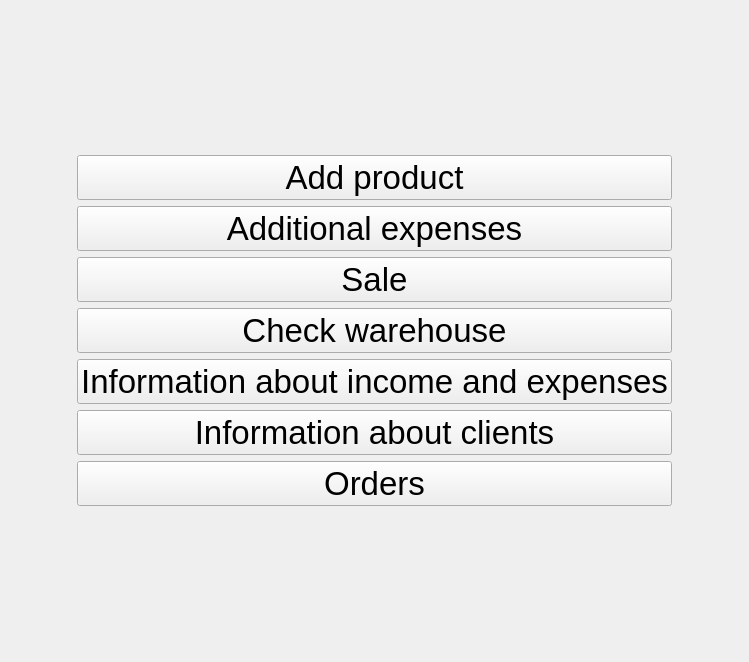
<?xml version="1.0" encoding="UTF-8"?>
<ui version="4.0">
 <class>MainWindow</class>
 <widget class="QMainWindow" name="MainWindow">
  <property name="geometry">
   <rect>
    <x>0</x>
    <y>0</y>
    <width>749</width>
    <height>662</height>
   </rect>
  </property>
  <property name="windowTitle">
   <string>MainWindow</string>
  </property>
  <widget class="QWidget" name="centralwidget">
   <layout class="QGridLayout" name="gridLayout">
    <item row="0" column="0">
     <layout class="QHBoxLayout" name="horizontalLayout">
      <item>
       <spacer name="horizontalSpacer_2">
        <property name="orientation">
         <enum>Qt::Orientation::Horizontal</enum>
        </property>
        <property name="sizeHint" stdset="0">
         <size>
          <width>40</width>
          <height>20</height>
         </size>
        </property>
       </spacer>
      </item>
      <item>
       <layout class="QVBoxLayout" name="verticalLayout">
        <item>
         <widget class="QPushButton" name="purchaseButton">
          <property name="font">
           <font>
            <pointsize>25</pointsize>
           </font>
          </property>
          <property name="text">
           <string>Add product</string>
          </property>
         </widget>
        </item>
        <item>
         <widget class="QPushButton" name="additionalExpensesButton">
          <property name="font">
           <font>
            <pointsize>25</pointsize>
           </font>
          </property>
          <property name="text">
           <string>Additional expenses</string>
          </property>
         </widget>
        </item>
        <item>
         <widget class="QPushButton" name="saleButton">
          <property name="font">
           <font>
            <pointsize>25</pointsize>
           </font>
          </property>
          <property name="text">
           <string>Sale</string>
          </property>
         </widget>
        </item>
        <item>
         <widget class="QPushButton" name="checkButton">
          <property name="font">
           <font>
            <pointsize>25</pointsize>
           </font>
          </property>
          <property name="text">
           <string>Check warehouse</string>
          </property>
          <property name="iconSize">
           <size>
            <width>16</width>
            <height>16</height>
           </size>
          </property>
         </widget>
        </item>
        <item>
         <widget class="QPushButton" name="incomeAndExpensesButton">
          <property name="font">
           <font>
            <pointsize>25</pointsize>
           </font>
          </property>
          <property name="text">
           <string>Information about income and expenses</string>
          </property>
         </widget>
        </item>
        <item>
         <widget class="QPushButton" name="clientsButton">
          <property name="font">
           <font>
            <pointsize>25</pointsize>
           </font>
          </property>
          <property name="text">
           <string>Information about clients</string>
          </property>
         </widget>
        </item>
        <item>
         <widget class="QPushButton" name="ordersButton">
          <property name="font">
           <font>
            <pointsize>25</pointsize>
           </font>
          </property>
          <property name="text">
           <string>Orders</string>
          </property>
         </widget>
        </item>
       </layout>
      </item>
      <item>
       <spacer name="horizontalSpacer">
        <property name="orientation">
         <enum>Qt::Orientation::Horizontal</enum>
        </property>
        <property name="sizeHint" stdset="0">
         <size>
          <width>40</width>
          <height>20</height>
         </size>
        </property>
       </spacer>
      </item>
     </layout>
    </item>
   </layout>
  </widget>
 </widget>
 <resources/>
 <connections/>
</ui>
